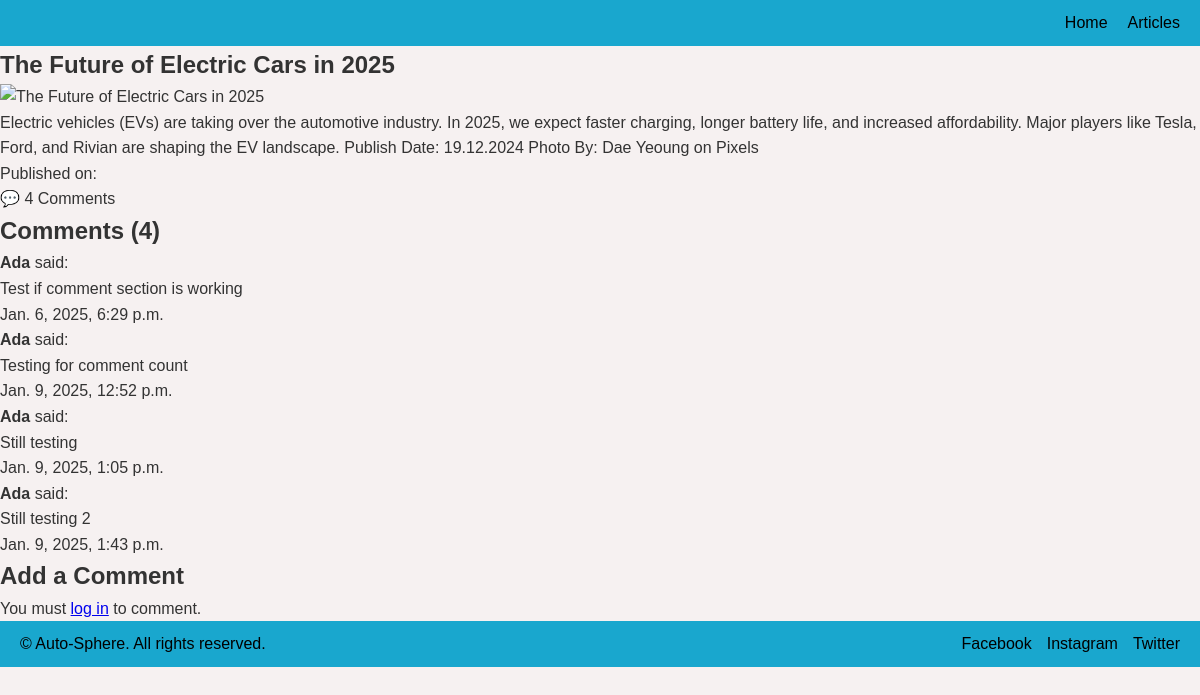
/articles/1/, run on an earlier commit of the app's database.
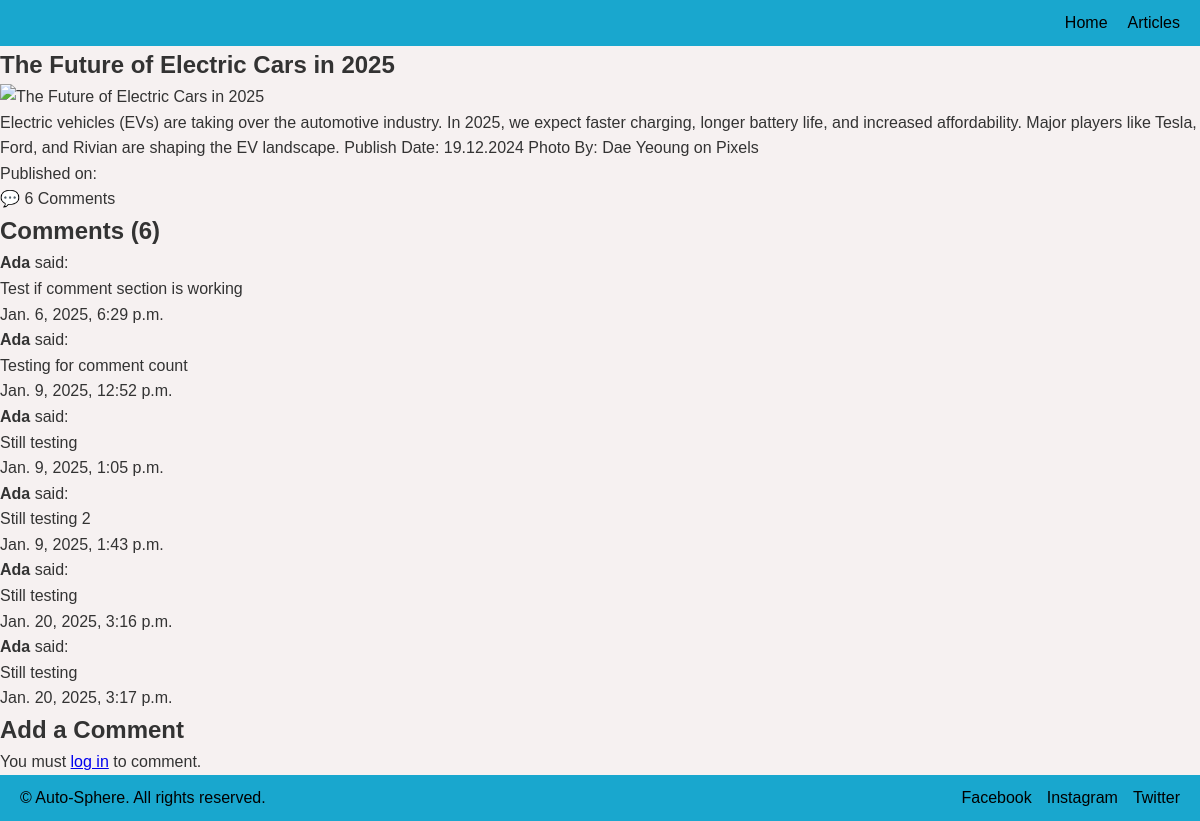
And on a later commit of the database.
### articles/models.py (models this page shows, shortened)
class Article(models.Model):
    title = models.CharField(max_length=200)
    content = models.TextField()
    image = CloudinaryField('image', blank=True, null=True)
    created_at = models.DateTimeField(auto_now_add=True)
    upvotes = models.PositiveIntegerField(default=0)
    downvotes = models.PositiveIntegerField(default=0)
    def comment_count(self):
        return self.comments.count()

class Comment(models.Model):
    article = models.ForeignKey(
        Article,
        related_name='comments',
        on_delete=models.CASCADE
    )
    name = models.CharField(max_length=100)
    text = models.TextField()
    created_at = models.DateTimeField(auto_now_add=True)

### articles/views.py (the view)
def article_detail_view(request, pk):
    article = get_object_or_404(Article, pk=pk)
    comments = article.comments.all()
    if request.method == "POST":
        if request.user.is_authenticated:
            form = CommentForm(request.POST)
            if form.is_valid():
                comment = form.save(commit=False)
                comment.article = article
                comment.author = request.user
                comment.save()
                messages.success(request, "Comment added successfully.")
                return redirect('article_detail', pk=pk)
        else:
            messages.error(request, "You must log in to add a comment.")
            return redirect('login')
    else:
        form = CommentForm()
    return render(request, 'articles/article_detail.html', {
        'article': article,
        'comments': comments,
        'form': form,
    })

### templates/articles/article_detail.html (shortened to what this page needs)
{% load static %}
<!DOCTYPE html>
<html lang="en">
<head>
  <link rel="stylesheet" href="{% static 'css/styles.css' %}">
</head>
<body>
  <header>
    <nav>
      <ul class="navbar">
        <li><a href="{% url 'home' %}">Home</a></li>
        <li><a href="{% url 'articles' %}">Articles</a></li>
      </ul>
    </nav>
  </header>
  <main>
    <article>
      <h1>{{ article.title }}</h1>
      <img src="{{ article.image.url }}" alt="{{ article.title }}">
      <p>{{ article.content }}</p>
      <p class="published-date">Published on: {{ article.published_date }}</p>
      <div class="comment-indicator">
        <span class="icon">💬</span>
        <span class="count">{{ article.comment_count }}</span> Comments
      </div>
    </article>
    <section class="comments">
      <h2>Comments ({{ article.comment_count }})</h2>
      {% for comment in comments %}
      <div class="comment">
        <p><strong>{{ comment.name }}</strong> said:</p>
        <p>{{ comment.text }}</p>
        <p class="comment-date">{{ comment.created_at }}</p>
      </div>
      {% empty %}
      <p>No comments yet. Be the first to comment!</p>
      {% endfor %}
    </section>
    <section class="add-comment">
      <h2>Add a Comment</h2>
      {% if user.is_authenticated %}
      <form method="post">
        {% csrf_token %}
        {{ form.as_p }}
        <button type="submit">Submit</button>
      </form>
      {% else %}
      <p>You must <a href="{% url 'login' %}?next={{ request.path }}">log in</a> to comment.</p>
      {% endif %}
    </section>
  </main>
  <footer>
    <p>&copy; Auto-Sphere. All rights reserved.</p>
    <div class="social-links">
      <a href="https://www.facebook.com" target="_blank">Facebook</a>
      <a href="https://www.instagram.com" target="_blank">Instagram</a>
      <a href="https://www.twitter.com" target="_blank">Twitter</a>
    </div>
  </footer>
</body>
</html>

### static/css/styles.css (style rules this page uses)
* { margin: 0; padding: 0; box-sizing: border-box; }
body { font-family: Arial, sans-serif; line-height: 1.6; background-color: #f6f1f1; color: #333; padding: 0; margin: 0; }
header { background-color: #19a7ce; color:#000000; padding: 10px 20px; }
.navbar { display: flex; justify-content: flex-end; align-items: center; list-style: none; gap: 20px; }
.navbar li a { color: #000000; text-decoration: none; font-size: 16px; }
footer { background-color: #19a7ce; color: #000000; display: flex; justify-content: space-between; align-items: center; padding: 10px 20px; }
footer .social-links { display: flex; gap: 15px; }
footer .social-links a { color: #000000; text-decoration: none; }

What changed in the data, as far as the page shows it:
changed Article: comment_count "4" → "6"
added Comment: name "Ada", text "Still testing", created_at "Jan. 20, 2025, 3:16 p.m."
added Comment: name "Ada", text "Still testing", created_at "Jan. 20, 2025, 3:17 p.m."
